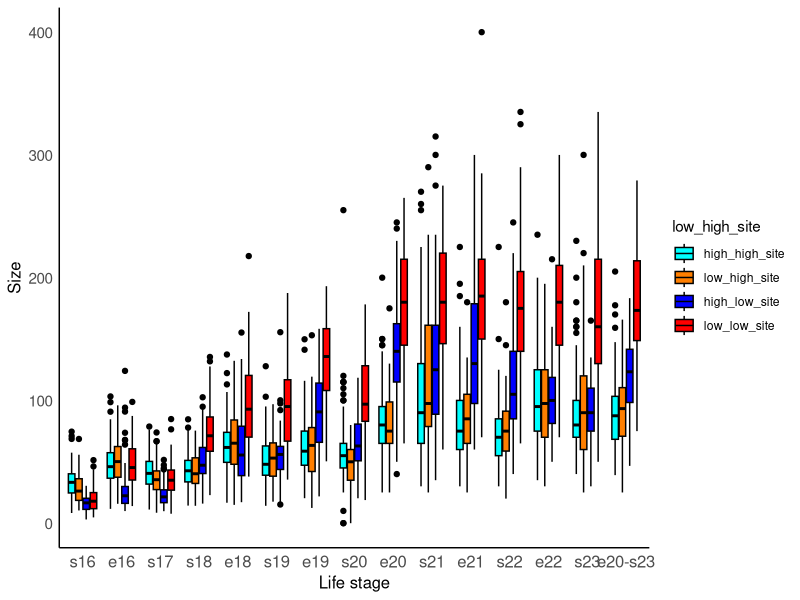
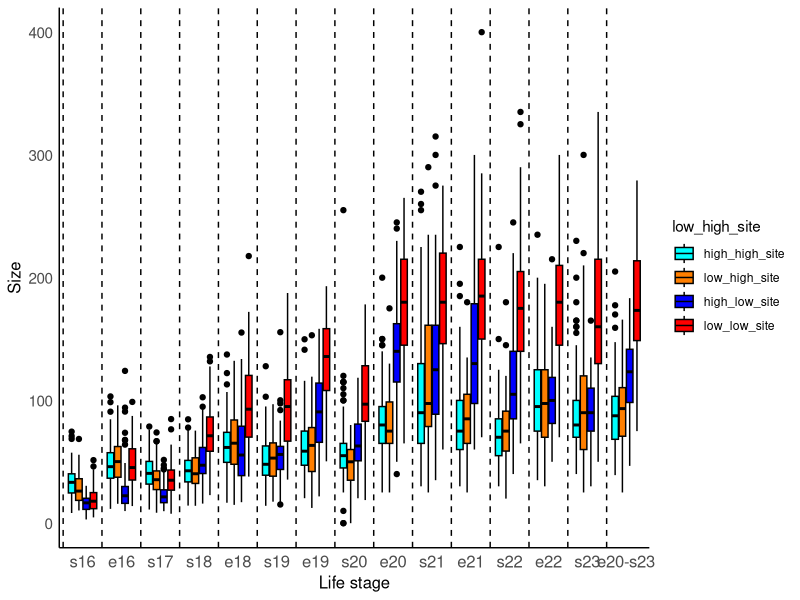
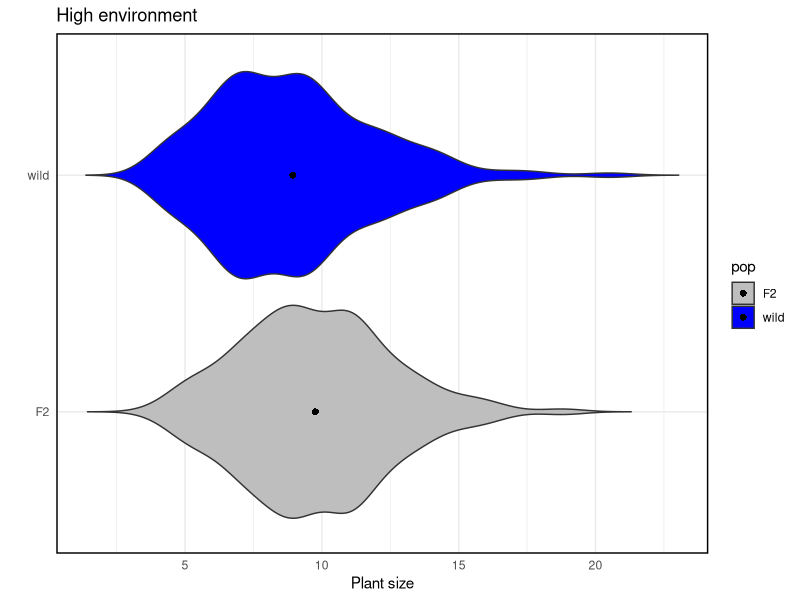
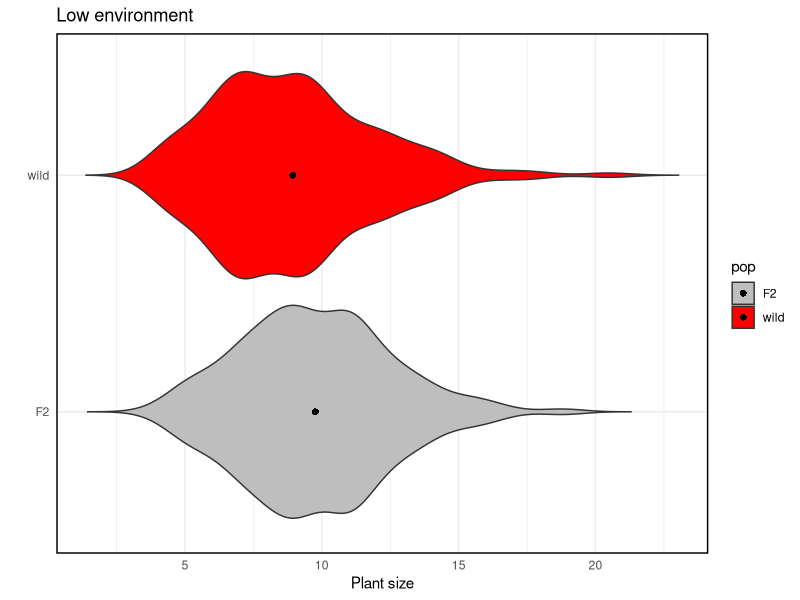

Write the R code that produced these figures, in order.
library(ggplot2)
library(reshape2)

# This script makes plots for size of parental plants growing in the transplant experiment, then compares size with F2 plants

## Size of parental plants in multi-year transplant
df_wild<-read.table('6.size_parentals.txt',sep='\t',header=T)
df_wild$altitude <- factor(df_wild$altitude, levels = c("low", "high"))  
data<-df_wild[,c("ros_s16","ros_e16","ros_s17","ros_s18","ros_e18","ros_s19","ros_e19","ros_s20","ros_e20","ros_s21","ros_e21","ros_s22","ros_e22","ros_s23","ros20.23","altitude","site_altitude")]
# Reshape the data into long format
melted_data <- melt(data, id.vars = c("altitude", "site_altitude"))
# Make plot:
colors <- c("cyan", "darkorange1", "blue", "red")
melted_data$fill_factor <- paste(melted_data$altitude, melted_data$site_altitude, sep="_")
melted_data$fill_factor <- factor(melted_data$fill_factor, levels = c("high_high_site", "low_high_site", "high_low_site", "low_low_site"))  # this is to have correct colors in plots automatically

p <- ggplot(melted_data, aes(x = variable, y = value, fill = fill_factor, color = fill_factor)) +
  geom_boxplot(color = "black") +  # Add the color argument here
  labs(x = "Life stage", y = "Size") +
  labs(fill = melted_data$fill_factor, color = melted_data$fill_factor) +
  scale_fill_manual(values = colors) +
  scale_color_manual(values = colors) +
  theme_minimal() +
  theme(panel.grid.major = element_blank(), panel.grid.minor = element_blank(),
        panel.background = element_blank(), axis.line = element_line(colour = "black"), legend.position = "right", axis.text.x = element_text(size = 12), axis.text.y = element_text(size = 11), axis.title = element_text(size = 12)) + 
  scale_x_discrete(labels = c('s16','e16','s17','s18','e18','s19','e19','s20','e20','s21','e21','s22','e22','s23','e20-s23'))
p
num_boxes <- length(unique(melted_data$variable))
for (i in seq(1, num_boxes, by = 1)) {
  p <- p + geom_vline(xintercept = i - 0.5, linetype = "dashed", color = "black")
}
p


# Size of F2 plants in multi-year transplant
df_f2<-read.table('6.size_F2.txt',header=T,sep='\t')
df_f2$CEN <- factor(df_f2$CEN, levels = c("H-L", "H-H"))  
# Back-transform the standardised mean values using 3rd year:
hs<-subset(df_f2,site=='Findeln')
ls<-subset(df_f2,site=='Zeneggen')

m_hs_yr3<-mean(hs$start21_size, na.rm=T)
sd_hs_yr3<-sd(hs$start21_size, na.rm=T)
bktr_hs_yr3<-(hs$size_mean_scaled*sd_hs_yr3) + m_hs_yr3

m_ls_yr3<-mean(ls$start21_size, na.rm=T)
sd_ls_yr3<-sd(ls$start21_size, na.rm=T)
bktr_ls_yr3<-(ls$size_mean_scaled*sd_ls_yr3) + m_ls_yr3


# make combined plot of size for wild and F2
hshg<-subset(df_wild,site=='findeln' & altitude =='high')
wild_ros_hs<-hshg$ros20.23/10 # adjust measuring unit
wild_F2_hs <- data.frame(ros = c(bktr_hs_yr3, wild_ros_hs), pop = c(rep('F2', length(bktr_hs_yr3)), rep('wild', length(wild_ros_hs))))
plot<-ggplot(wild_F2_hs, aes(x = pop, y = ros, fill=pop)) +
  geom_violin(trim=F) + stat_summary(fun=mean, geom="point", shape=16, size=2,color='black') + 
  xlab("") +
  ylab("Plant size") +
  ggtitle("High environment") +
  scale_fill_manual(values = c("grey", "blue")) +
  theme_minimal() +
  coord_flip() +
  theme(panel.border = element_rect(color = "black", fill = NA, size = 1))
plot


lslg<-subset(df_wild,site=='zeneggen' & altitude =='low')
wild_ros_ls<-lslg$ros20.23/10
wild_F2_ls <- data.frame(ros = c(bktr_hs_yr3, wild_ros_hs), pop = c(rep('F2', length(bktr_hs_yr3)), rep('wild', length(wild_ros_hs))))

plot<-ggplot(wild_F2_ls, aes(x = pop, y = ros,fill=pop)) +
  geom_violin(trim=F) + stat_summary(fun=mean, geom="point", shape=16, size=2,color='black') + 
  xlab("") +
  ylab("Plant size") +
  ggtitle("Low environment") +
  scale_fill_manual(values = c("grey", "red")) +
  theme_minimal() + 
  coord_flip() +
  theme(panel.border = element_rect(color = "black", fill = NA, size = 1))
plot

